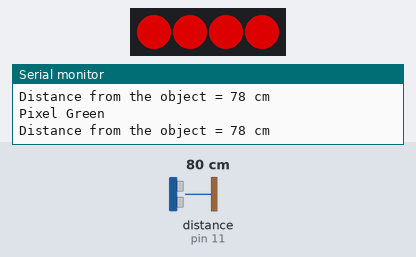
Recording of a sketch running on a simulated Arduino Uno, built with avr-gcc and run on an emulated ATmega328P. On the bench: 4 RGB LEDs in strip order, left to right, the last lines printed to the serial monitor. Wiring (inferred from the names in the program): ultrasonic range finder: trigger pin 12; echo pin 11. The inputs (shaded band) are chosen by the test bench; at power-on: distance to the obstacle (sensor on pin 11) 80 cm. The echo pulse lasts 58.3 µs per cm; dim RGB values are drawn brighter than linear.

Above: at 1.2 s.
1.3 s: distance to the obstacle (sensor on pin 11) set to 2 cm
At 2.0 s:
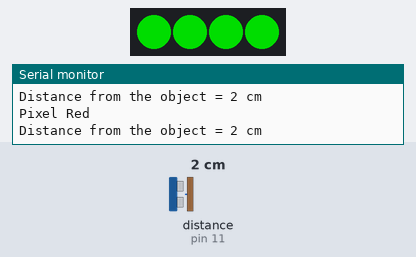
2.8 s: distance to the obstacle (sensor on pin 11) set to 18 cm
At 3.7 s:
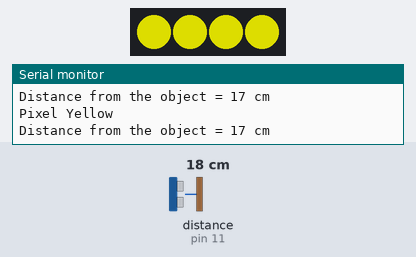
4.3 s: distance to the obstacle (sensor on pin 11) set to 35 cm
At 4.7 s:
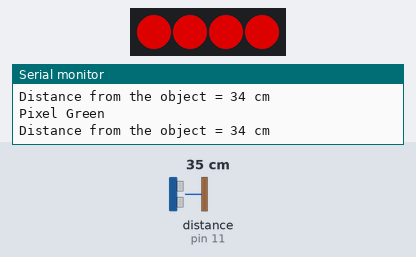
Timing chart, 0 to 7.3 s (numbered marks = the images above; inputs shaded):
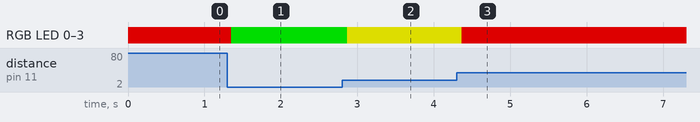

The sketch:

sonic.ino
```cpp
#include <Adafruit_NeoPixel.h>

#define PIN        6
#define NUMPIXELS 4

#define CLOSE 10
#define NORMAL 30
#define FAR 100

Adafruit_NeoPixel pixels(NUMPIXELS, PIN, NEO_GRB + NEO_KHZ800);
#define DELAYVAL 500

const int trigPin = 12;
const int echoPin = 11;
// defines variables
long duration;
int distance;


void setup() {
  Serial.begin(9600);
  pixels.begin();
  pinMode(trigPin, OUTPUT); // Sets the trigPin as an Output
  pinMode(echoPin, INPUT); // Sets the echoPin as an Input
}


// the loop function runs over and over again forever
void loop() {
  // Clears the trigPin
  digitalWrite(trigPin, LOW);
  delayMicroseconds(2);
  // Sets the trigPin on HIGH state for 10 micro seconds
  digitalWrite(trigPin, HIGH);
  delayMicroseconds(10);
  digitalWrite(trigPin, LOW);
  // Reads the echoPin, returns the sound wave travel time in microseconds
  duration = pulseIn(echoPin, HIGH);
  // Calculating the distance
  distance= duration*0.034/2;
  // Prints the distance on the Serial Monitor
  Serial.print("Distance from the object = ");
  Serial.print(distance);
  Serial.println(" cm");
  // delay(1000);
  if(distance <= CLOSE){
    pixels.clear();
    setPixlsRed();
    pixels.show();

  }
  else if(distance <= NORMAL){
    pixels.clear();
    setPixlsYellow();
    pixels.show();
  }
  else{
    pixels.clear();
    setPixlsGreen();
    pixels.show();
  }
  // delay(1000);

  //

  // delay(1000);

  //

  // delay(1000);


}


void setPixlsRed(){
  Serial.println("Pixel Red");
  pixels.setPixelColor(0, pixels.Color(0, 150, 0));
  pixels.setPixelColor(1, pixels.Color(0, 150, 0));
  pixels.setPixelColor(2, pixels.Color(0, 150, 0));
  pixels.setPixelColor(3, pixels.Color(0, 150, 0));
}

void setPixlsGreen(){
  Serial.println("Pixel Green");
  pixels.setPixelColor(0, pixels.Color(150, 0, 0));
  pixels.setPixelColor(1, pixels.Color(150, 0, 0));
  pixels.setPixelColor(2, pixels.Color(150, 0, 0));
  pixels.setPixelColor(3, pixels.Color(150, 0, 0));
}

void setPixlsYellow(){
  Serial.println("Pixel Yellow");
  pixels.setPixelColor(0, pixels.Color(150, 150, 0));
  pixels.setPixelColor(1, pixels.Color(150, 150, 0));
  pixels.setPixelColor(2, pixels.Color(150, 150, 0));
  pixels.setPixelColor(3, pixels.Color(150, 150, 0));
}
```

Measured:
- after the input at 1.3 s, RGB LED 0–3: RGB(150, 0, 0) → RGB(0, 150, 0) after 0.05 s
- after the input at 2.8 s, RGB LED 0–3: RGB(0, 150, 0) → RGB(150, 150, 0) after 0.07 s
- after the input at 4.3 s, RGB LED 0–3: RGB(150, 150, 0) → RGB(150, 0, 0) after 0.06 s
